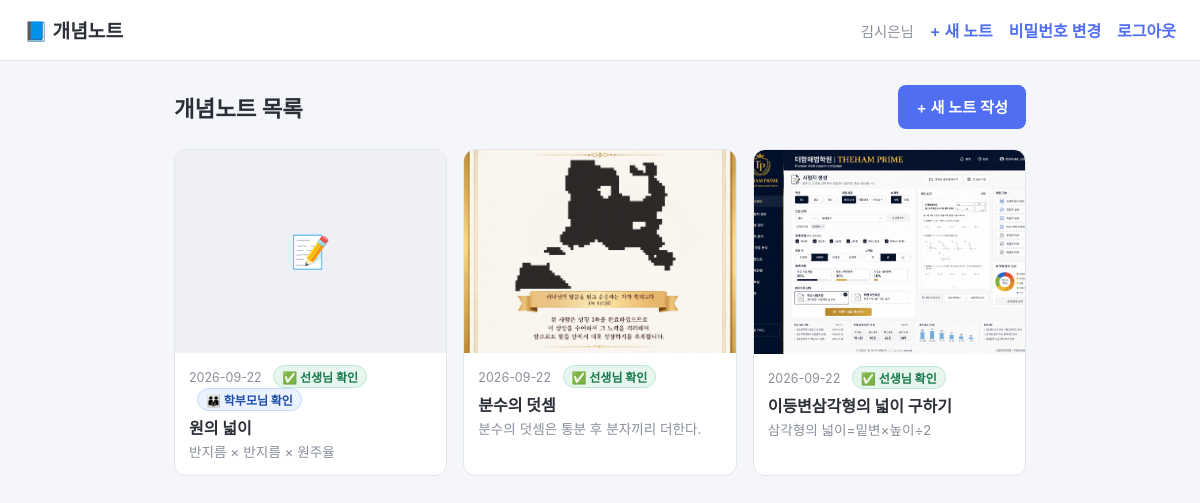
The app's page /notes (signed in) with its own data.
### tables this page shows
CREATE TABLE notes (
    id INTEGER PRIMARY KEY AUTOINCREMENT,
    user_id INTEGER NOT NULL,
    title TEXT NOT NULL,
    note_date TEXT NOT NULL,
    content TEXT,
    photo_filename TEXT,
    feedback TEXT,
    checked_at TIMESTAMP,
    parent_token TEXT UNIQUE,
    parent_checked_at TIMESTAMP,
    created_at TIMESTAMP DEFAULT CURRENT_TIMESTAMP,
    FOREIGN KEY (user_id) REFERENCES users (id)
);

### app.py (the view)
@app.route("/notes")
@login_required
def notes_list():
    db = get_db()
    notes = db.execute(
        """SELECT id, title, note_date, content, photo_filename, feedback,
                  checked_at, parent_checked_at
           FROM notes WHERE user_id = ?
           ORDER BY note_date DESC, id DESC""",
        (session["user_id"],),
    ).fetchall()
    return render_template("notes_list.html", notes=notes)

### app.py (called while the page is built)
def get_db():
    if "db" not in g:
        g.db = sqlite3.connect(DATABASE)
        g.db.row_factory = sqlite3.Row
        g.db.execute("PRAGMA foreign_keys = ON")
    return g.db

def login_required(view):
    from functools import wraps
    @wraps(view)
    def wrapped(*args, **kwargs):
        if not session.get("user_id"):
            flash("로그인이 필요합니다.")
            return redirect(url_for("login"))
        return view(*args, **kwargs)
    return wrapped

### templates/notes_list.html (shortened to what this page needs)
{% extends "base.html" %}
{% block content %}
<div class="list-header">
    <h1>개념노트 목록</h1>
    <a class="btn" href="{{ url_for('note_new') }}">+ 새 노트 작성</a>
</div>
{% if notes|length == 0 %}
<p class="empty">아직 작성한 노트가 없습니다. 첫 노트를 작성해보세요!</p>
{% else %}
<div class="note-grid">
    {% for note in notes %}
    <a class="note-card" href="{{ url_for('note_detail', note_id=note['id']) }}">
        {% if note['photo_filename'] %}
        <div class="note-thumb">
            <img src="{{ url_for('uploaded_file', filename=note['photo_filename']) }}" alt="첨부 사진">
        </div>
        {% else %}
        <div class="note-thumb note-thumb-empty">📝</div>
        {% endif %}
        <div class="note-info">
            <div class="note-date">
                {{ note['note_date'] }}
                {% if note['checked_at'] %}<span class="badge-checked">✅ 선생님 확인</span>{% endif %}
                {% if note['parent_checked_at'] %}<span class="badge-checked badge-parent-checked">👪 학부모님 확인</span>{% endif %}
            </div>
            <div class="note-title">{{ note['title'] }}</div>
            {% if note['content'] %}
            <div class="note-preview">{{ note['content'][:60] }}{% if note['content']|length > 60 %}...{% endif %}</div>
            {% endif %}
        </div>
    </a>
    {% endfor %}
</div>
{% endif %}
{% endblock %}

### static/css/style.css (style rules this page uses)
:root { --primary: #4f6ef2; --primary-dark: #3a54c9; --danger: #e0553e; --bg: #f5f6fa; --card-bg: #ffffff; --text: #2c2f38; --muted: #8a8f9c; --border: #e3e5ec; }
* { box-sizing: border-box; }
body { margin: 0; font-family: -apple-system, BlinkMacSystemFont, "Apple SD Gothic Neo", "Malgun Gothic", "Segoe UI", sans-serif; background: var(--bg); color: var(--text); }
button, .btn, .btn-secondary, .btn-danger { display: inline-block; min-height: 44px; padding: 10px 18px; border-radius: 8px; border: none; font-size: 0.95rem; font-weight: 600; cursor: pointer; text-decoration: none; text-align: center; }
button[type="submit"], .btn { background: var(--primary); color: #fff; }
.list-header { display: flex; justify-content: space-between; align-items: center; margin-bottom: 20px; }
.list-header h1 { margin: 0; font-size: 1.4rem; }
.note-grid { display: grid; grid-template-columns: repeat(auto-fill, minmax(220px, 1fr)); gap: 16px; }
.note-card { background: var(--card-bg); border: 1px solid var(--border); border-radius: 12px; overflow: hidden; text-decoration: none; color: var(--text); display: flex; flex-direction: column; transition: box-shadow 0.15s ease; }
.note-thumb { width: 100%; aspect-ratio: 4 / 3; overflow: hidden; background: #eef0f6; }
.note-thumb img { width: 100%; height: 100%; object-fit: cover; display: block; }
.note-thumb-empty { display: flex; align-items: center; justify-content: center; font-size: 2rem; }
.note-info { padding: 12px 14px; }
.note-date { font-size: 0.78rem; color: var(--muted); margin-bottom: 4px; }
.note-title { font-weight: 700; margin-bottom: 4px; }
.note-preview { font-size: 0.85rem; color: var(--muted); line-height: 1.4; }
.badge-checked { display: inline-block; margin-left: 8px; font-size: 0.75rem; color: #1b7a4d; background: #e6f6ee; border: 1px solid #bfe8d2; padding: 2px 8px; border-radius: 999px; font-weight: 700; }
.badge-parent-checked { color: #1d4ea8; background: #eaf1ff; border-color: #c6d9fb; }

### records on screen
notes: note_date "2026-09-22", shows "✅ 선생님 확인", shows "👪 학부모님 확인", title "원의 넓이", content "반지름 × 반지름 × 원주율"
notes: photo_filename (picture), note_date "2026-09-22", shows "✅ 선생님 확인", title "분수의 덧셈", content "분수의 덧셈은 통분 후 분자끼리 더한다."
notes: photo_filename (picture), note_date "2026-09-22", shows "✅ 선생님 확인", title "이등변삼각형의 넓이 구하기", content "삼각형의 넓이=밑변×높이÷2"

### other values on screen
{{ session.get('user_name') }} "김시은"
